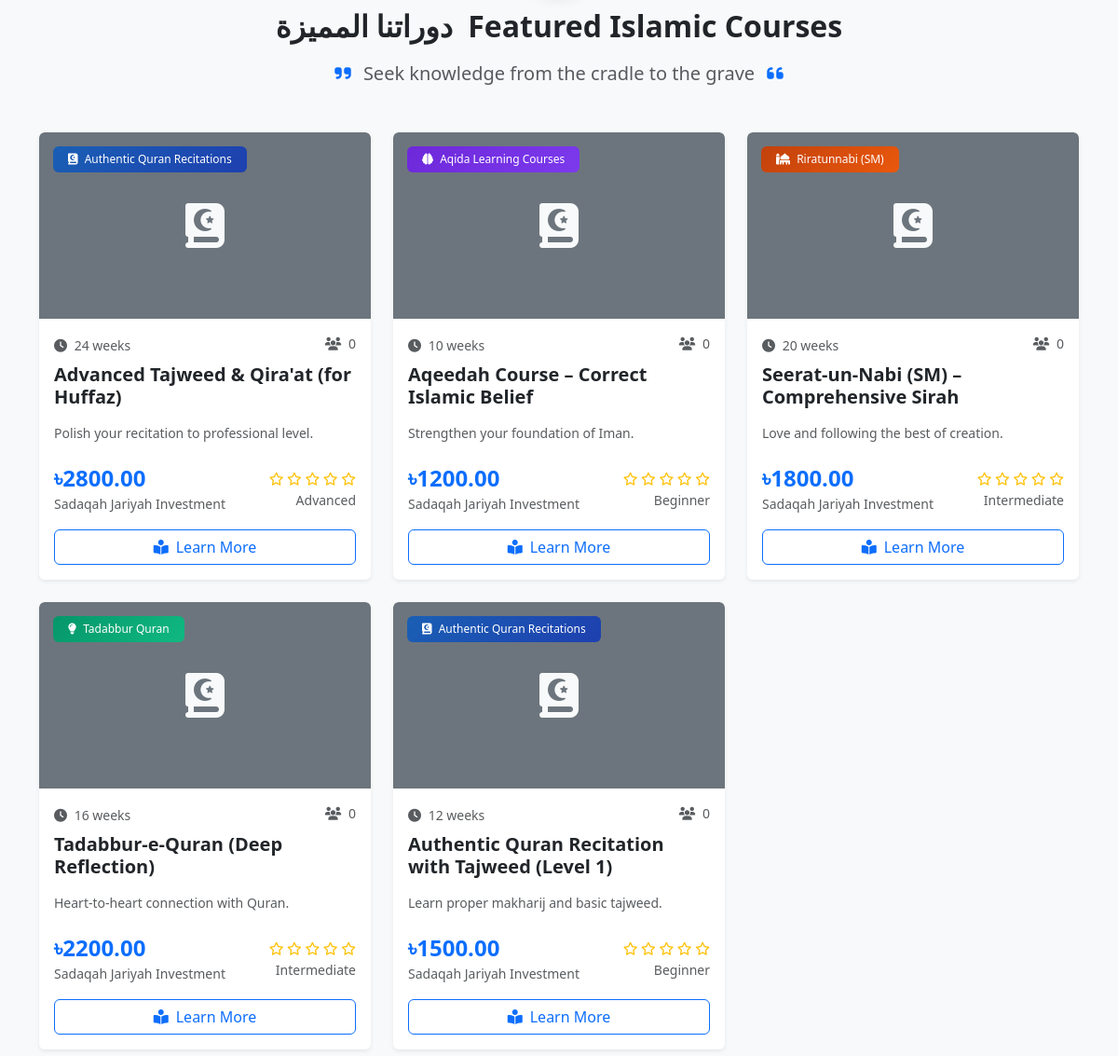
The app's page / (middle part), older data.
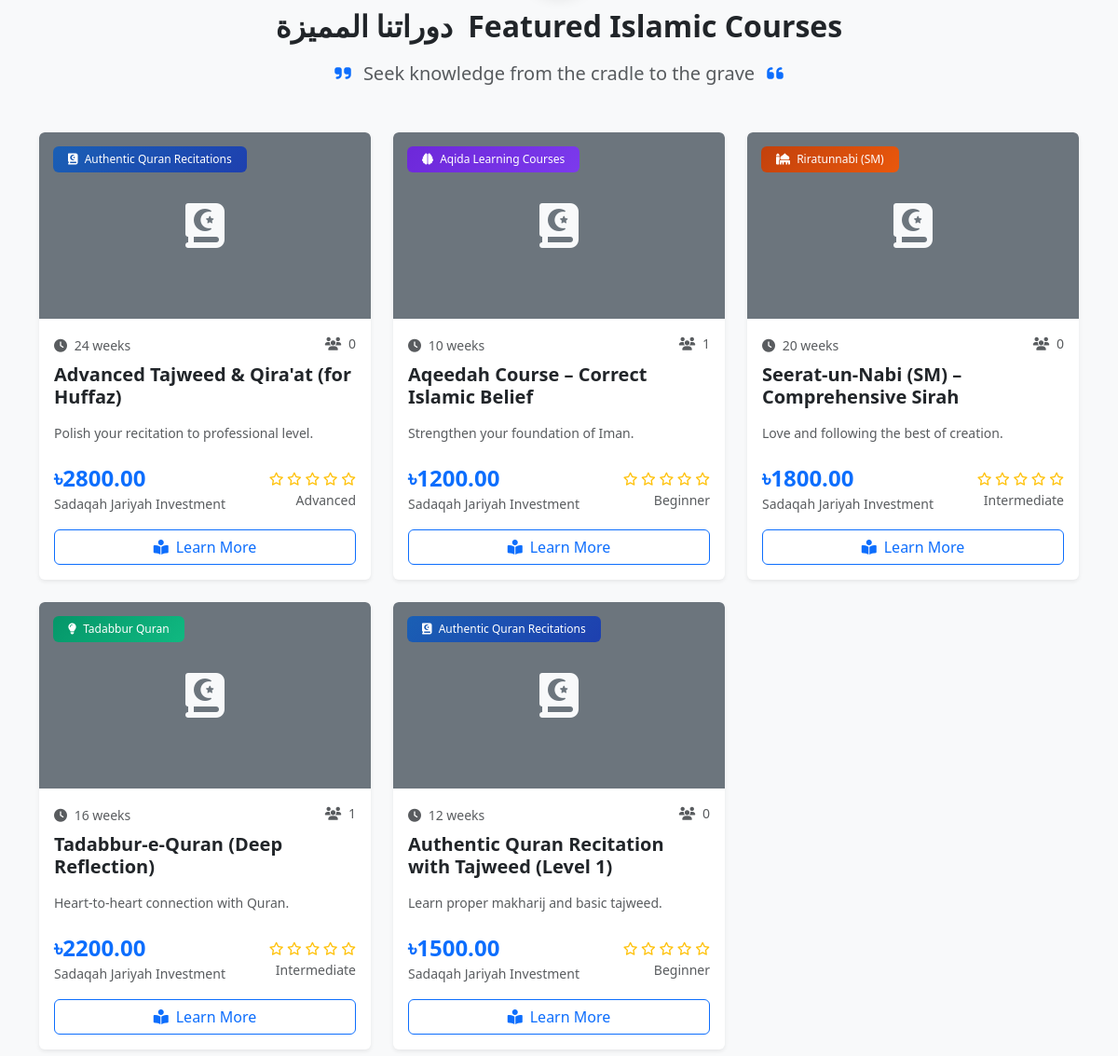
The same page, newer data.
### core/models.py (models this page shows, shortened)
class Course(models.Model):
    COURSE_CATEGORIES = [
        ('quran', 'Authentic Quran Recitations'),
        ('tadabbur', 'Tadabbur Quran'),
        ('sirah', 'Riratunnabi (SM)'),
        ('aqida', 'Aqida Learning Courses'),
        ('other', 'Other Islamic Studies'),
    ]
    LEVEL_CHOICES = [
        ('beginner', 'Beginner'),
        ('intermediate', 'Intermediate'),
        ('advanced', 'Advanced'),
    ]
    id = models.UUIDField(primary_key=True, default=uuid.uuid4, editable=False)
    name = models.CharField(max_length=200)
    category = models.CharField(max_length=50, choices=COURSE_CATEGORIES)
    level = models.CharField(max_length=20, choices=LEVEL_CHOICES, default='beginner')
    description = models.TextField()
    short_description = models.CharField(max_length=300)
    base_fee = models.DecimalField(max_digits=10, decimal_places=2)  # 1000-3000 BDT
    discount_fee = models.DecimalField(max_digits=10, decimal_places=2, null=True, blank=True)
    duration_weeks = models.IntegerField()
    classes_per_week = models.IntegerField()
    class_duration_minutes = models.IntegerField()
    morning_slot = models.BooleanField(default=False)
    afternoon_slot = models.BooleanField(default=False)
    evening_slot = models.BooleanField(default=False)
    night_slot = models.BooleanField(default=False)
    min_age = models.IntegerField(default=10)
    prerequisites = models.TextField(blank=True)
    materials_included = models.BooleanField(default=True)
    additional_books = models.TextField(blank=True)
    is_active = models.BooleanField(default=True)
    max_students = models.IntegerField(default=50)
    current_enrollment = models.IntegerField(default=0)
    created_at = models.DateTimeField(auto_now_add=True)
    updated_at = models.DateTimeField(auto_now=True)
    enrollment_deadline = models.DateField()
    thumbnail = models.ImageField(upload_to='course_thumbnails/', null=True, blank=True)
    featured_image = models.ImageField(upload_to='course_images/', null=True, blank=True)

### core/views.py (the view)
# urls.py: path('', views.home, name='home'),
def home(request):
    featured_courses = Course.objects.filter(is_active=True, current_enrollment__lt=F('max_students')).order_by('-created_at')[:6]
    featured_instructors = Instructor.objects.filter(is_active=True).order_by('display_order')[:4]
    recent_posts = BlogPost.objects.filter(is_published=True).order_by('-published_at')[:3]
    stats = {
        'total_students': Student.objects.filter(is_active=True).count(),
        'active_courses': Course.objects.filter(is_active=True).count(),
        'total_enrollments': Enrollment.objects.count(),
        'successful_completions': Enrollment.objects.filter(enrollment_status='completed').count(),
    }
    context = {
        'featured_courses': featured_courses,
        'featured_instructors': featured_instructors,
        'recent_posts': recent_posts,
        'stats': stats,
        'title': 'Home - Taw Haa Zin Nurain Online Madarasa',
    }
    return render(request, 'core/home.html', context)

### core/templates/core/home.html (shortened to what the changed rows need)
{% extends 'base.html' %}
{% load static %}
{% block content %}
<section class="py-5 bg-light position-relative">
    <div class="section-header text-center mb-5">
        <h2 class="fw-bold mb-3">
            <span class="arabic-font me-2">دوراتنا المميزة</span>
            Featured Islamic Courses
        </h2>
    </div>
    <div class="container">
        <div class="row g-4">
            {% for course in featured_courses %}
            <div class="col-md-6 col-lg-4">
                <div class="course-card card h-100 border-0 shadow-sm islamic-card">
                    <div class="course-header position-relative">
                        {% if course.thumbnail %}
                        <img src="{{ course.thumbnail.url }}" class="card-img-top" alt="{{ course.name }}" style="height: 200px; object-fit: cover;">
                        {% else %}
                        <div class="card-img-top bg-secondary d-flex align-items-center justify-content-center" style="height: 200px;">
                            <i class="fas fa-book-quran fa-3x text-light"></i>
                        </div>
                        {% endif %}
                        <div class="course-category-overlay">
                            <span class="badge badge-{{ course.category }} py-2 px-3">
                                <i class="fas {% if course.category == 'quran' %}fa-quran{% elif course.category == 'tadabbur' %}fa-lightbulb{% elif course.category == 'sirah' %}fa-mosque{% else %}fa-brain{% endif %} me-1"></i>
                                {{ course.get_category_display }}
                            </span>
                        </div>
                    </div>
                    <div class="card-body">
                        <div class="d-flex justify-content-between align-items-start mb-2">
                            <div>
                                <small class="text-muted">
                                    <i class="fas fa-clock me-1"></i> {{ course.duration_weeks }} weeks
                                </small>
                            </div>
                            <span class="text-muted small">
                                <i class="fas fa-users me-1"></i> {{ course.current_enrollment }}
                            </span>
                        </div>
                        <h5 class="card-title fw-bold mb-3">{{ course.name }}</h5>
                        <p class="card-text text-muted small mb-4">{{ course.short_description|truncatewords:20 }}</p>
                        <div class="d-flex justify-content-between align-items-center mb-3">
                            <div>
                                <h4 class="text-primary fw-bold mb-0">
                                    {% if course.discount_fee %}
                                    <span class="text-decoration-line-through text-muted small">৳{{ course.base_fee }}</span>
                                    ৳{{ course.discount_fee }}
                                    {% else %}
                                    ৳{{ course.base_fee }}
                                    {% endif %}
                                </h4>
                                <small class="text-muted">Sadaqah Jariyah Investment</small>
                            </div>
                            <div class="text-end">
                                <div class="text-warning small">
                                    {% for i in "12345"|make_list %}
                                    {% if forloop.counter <= course.level|default:3 %}
                                    <i class="fas fa-star"></i>
                                    {% else %}
                                    <i class="far fa-star"></i>
                                    {% endif %}
                                    {% endfor %}
                                </div>
                                <small class="text-muted">{{ course.get_level_display }}</small>
                            </div>
                        </div>
                        <div class="d-grid">
                            <a href="{% url 'core:course_detail' course.id %}" class="btn btn-outline-primary islamic-btn">
                                <i class="fas fa-book-reader me-2"></i>Learn More
                            </a>
                        </div>
                    </div>
                </div>
            </div>
            {% endfor %}
        </div>
    </div>
</section>
{% endblock %}

Row changes from the older to the newer data that the page shows:
changed Course "Aqeedah Course – Correct Islamic Belief": current_enrollment "0" → "1"
changed Course "Tadabbur-e-Quran (Deep Reflection)": current_enrollment "0" → "1"
